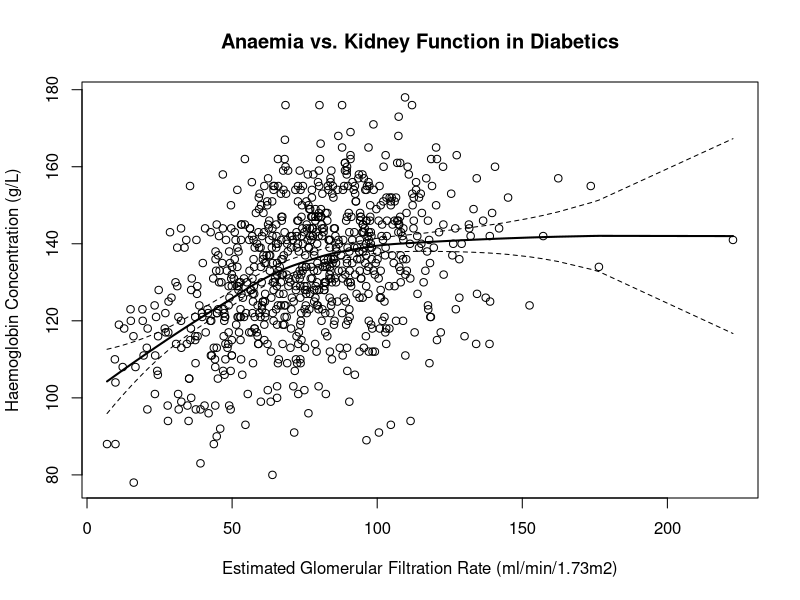

Recreate this plot in R.
# LOESS curve fitting: the StatsDirect help example (haemoglobin against kidney
# function in 804 people with type 2 diabetes) in R
# The data are the Hgb and eGFR columns of the Nonparametric worksheet of the
# StatsDirect test workbook. Save those two columns, with their headings, as
# hgb_egfr.csv in R's working directory first.
d <- read.csv("hgb_egfr.csv")

# StatsDirect fits this model by calling R itself, with the same function: a
# local polynomial of degree 2 over a span of 0.75 (both are R's defaults).
m <- loess(Hgb ~ eGFR, data = d, span = 0.75, degree = 2)
print(m)
cat("Number of Observations:", m$n, "\n")
cat(sprintf("Equivalent Number of Parameters: %.6f\n", m$enp))
cat(sprintf("Residual Standard Error: %.6f\n", m$s))

# The plot: the fitted curve with a 95% confidence band
p <- predict(m, se = TRUE)
i <- order(d$eGFR)
t95 <- qt(0.975, p$df)
plot(d$eGFR, d$Hgb, main = "Anaemia vs. Kidney Function in Diabetics",
     xlab = "Estimated Glomerular Filtration Rate (ml/min/1.73m2)",
     ylab = "Haemoglobin Concentration (g/L)")
lines(d$eGFR[i], p$fit[i], lwd = 2)
lines(d$eGFR[i], p$fit[i] - t95 * p$se.fit[i], lty = 2)
lines(d$eGFR[i], p$fit[i] + t95 * p$se.fit[i], lty = 2)
